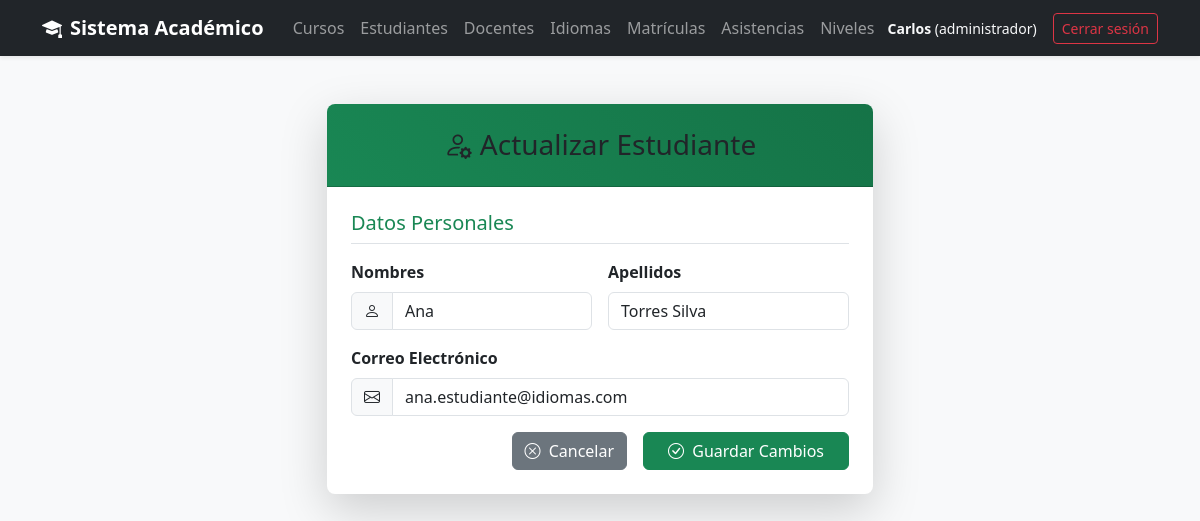
Screenshot of /views/estudiante/editar.php?codigo=1 (signed in) with the database file from the repository.
### tables this page shows
CREATE TABLE Estudiante (
    codigoEstudiante INT AUTO_INCREMENT PRIMARY KEY,
    idUsuario INT UNIQUE NOT NULL,
    FOREIGN KEY (idUsuario) REFERENCES Usuario(idUsuario)
);

CREATE TABLE Usuario (
    idUsuario INT AUTO_INCREMENT PRIMARY KEY,
    nombres VARCHAR(100) NOT NULL,
    apellidos VARCHAR(100) NOT NULL,
    email VARCHAR(120) UNIQUE NOT NULL,
    contraseña VARCHAR(255) NOT NULL,
    perfil VARCHAR(50) NOT NULL
);

### models/Estudiante.php (called while the page is built, shortened)
<?php
require_once __DIR__ . '/../config/conexion.php';
class Estudiante
{
    private $conn;
    public function __construct()
    {
        $conexion = new Conexion();
        $this->conn = $conexion->iniciar();
    }
    public function obtenerPorCodigo($codigoEstudiante)
    {
        try {
            $sql = "SELECT e.codigoEstudiante, u.idUsuario,
                           u.nombres, u.apellidos, u.email
                    FROM Estudiante e
                    INNER JOIN Usuario u ON e.idUsuario = u.idUsuario
                    WHERE e.codigoEstudiante = :codigo";
            $stmt = $this->conn->prepare($sql);
            $stmt->bindParam(":codigo", $codigoEstudiante);
            $stmt->execute();
            return $stmt->fetch(PDO::FETCH_OBJ);
        } catch (Exception $e) {
            echo "Ocurrió un error al obtener el estudiante: " . $e->getMessage();
        }
    }
}

### config/conexion.php (called while the page is built)
<?php
class Conexion {
    private $dsn;
    private $username;
    private $password;
    private $options;
    private $conexion;
    public function __construct(
        string $host = "localhost",
        string $dbname = "InstitutoIdiomas",
        string $username = "root",
        string $password = ""
    ) {
        $this->dsn = "mysql:host={$host};dbname={$dbname};charset=utf8mb4";
        $this->username = $username;
        $this->password = $password;
        $this->options = [PDO::ATTR_ERRMODE => PDO::ERRMODE_EXCEPTION];
    }
    public function iniciar(): ?PDO {
        try {
            if ($this->conexion === null) {
                $this->conexion = new PDO(
                    $this->dsn,
                    $this->username,
                    $this->password,
                    $this->options
                );
            }
            return $this->conexion;
        } catch (PDOException $e) {
            throw new Exception("Error en la conexión a la base de datos: " . $e->getMessage());
        }
    }
}

### views/estudiante/editar.php (the view, shortened to what this page needs)
<?php
require_once '../../models/Estudiante.php';
$estudiante = new Estudiante();
$datos = $estudiante->obtenerPorCodigo($_GET['codigo']);
?>
<!DOCTYPE html>
<html lang="es">
<head>
    <link href="https://cdn.jsdelivr.net/npm/bootstrap@5.3.3/dist/css/bootstrap.min.css" rel="stylesheet">
    <link rel="stylesheet" href="https://cdn.jsdelivr.net/npm/bootstrap-icons@1.11.3/font/bootstrap-icons.min.css">
</head>
<body>
<?php require_once("../layout/header.php");?>
<div class="container mt-5 mb-5">
    <div class="row justify-content-center">
        <div class="col-md-8 col-lg-6">
            <div class="card shadow-lg border-0 rounded-3">
                <div class="card-header card-header-custom p-4 rounded-top-3">
                    <h3 class="mb-0 text-center">
                        <i class="bi bi-person-gear me-2"></i>Actualizar Estudiante
                    </h3>
                </div>
                <div class="card-body p-4">
                    <form action="../../controllers/EstudianteController.php" method="POST">
                        <h5 class="text-success mb-3 border-bottom pb-2">Datos Personales</h5>
                        <div class="row g-3 mb-3">
                            <div class="col-md-6">
                                <label class="form-label fw-bold">Nombres</label>
                                <div class="input-group">
                                    <span class="input-group-text"><i class="bi bi-person"></i></span>
                                    <input type="text"
                                           class="form-control"
                                           name="nombres"
                                           value="<?php echo $datos->nombres; ?>"
                                           required>
                                </div>
                            </div>
                            <div class="col-md-6">
                                <label class="form-label fw-bold">Apellidos</label>
                                <input type="text"
                                       class="form-control"
                                       name="apellidos"
                                       value="<?php echo $datos->apellidos; ?>"
                                       required>
                            </div>
                        </div>
                        <div class="mb-3">
                            <label class="form-label fw-bold">Correo Electrónico</label>
                            <div class="input-group">
                                <span class="input-group-text"><i class="bi bi-envelope"></i></span>
                                <input type="email"
                                       class="form-control"
                                       name="email"
                                       value="<?php echo $datos->email; ?>"
                                       required>
                            </div>
                        </div>
                        <div class="d-grid gap-2 d-md-flex justify-content-md-end">
                            <a href="listar.php" class="btn btn-secondary me-md-2">
                                <i class="bi bi-x-circle me-1"></i> Cancelar
                            </a>
                            <button type="submit" class="btn btn-success px-4">
                                <i class="bi bi-check-circle me-1"></i> Guardar Cambios
                            </button>
                        </div>
                    </form>
                </div>
            </div>
        </div>
    </div>
</div>
</body>
</html>

### views/estudiante/editar.php (style rules this page uses)
body { background-color: #f8f9fa; }
.card-header-custom { background: linear-gradient(45deg, #198754, #157347); color: white; }

### views/layout/header.php (style rules this page uses)
body { background: #f8f9fa; }

### rows the page displays
estudiante: nombres "Ana", apellidos "Torres Silva", email "ana.estudiante@idiomas.com"

### other values shown
$_SESSION['nombres'] "Carlos"
$_SESSION['perfil'] "administrador"
